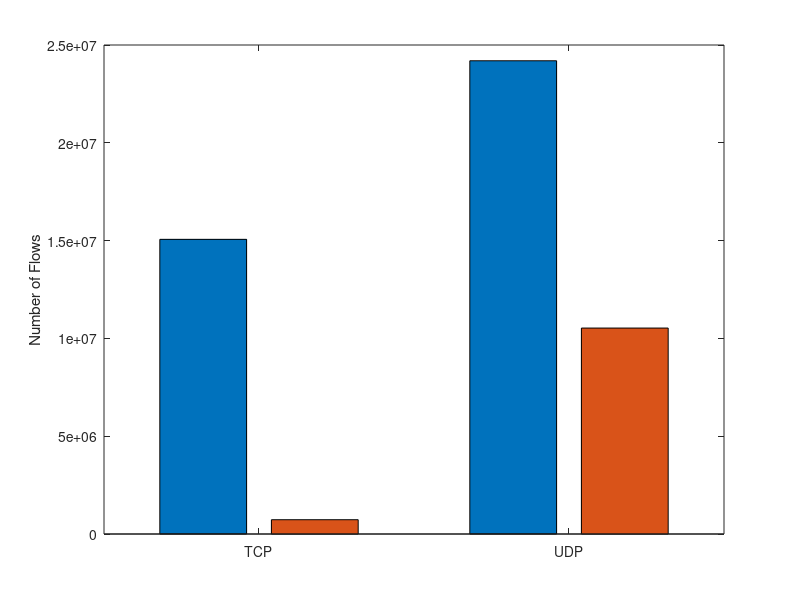

MATLAB code to generate this figure:
figure
protoAttack = csvread('fig5b-saidaprotoAttacknew.csv');
protoNormal = csvread('fig5b-saidaprotoNormalnew.csv');
values=[protoNormal(1,2),protoAttack(1,2);protoNormal(2,2),protoAttack(2,2)];
bar(values);
set(gca,'xticklabel',{'TCP';'UDP'})
ylabel('Number of Flows');